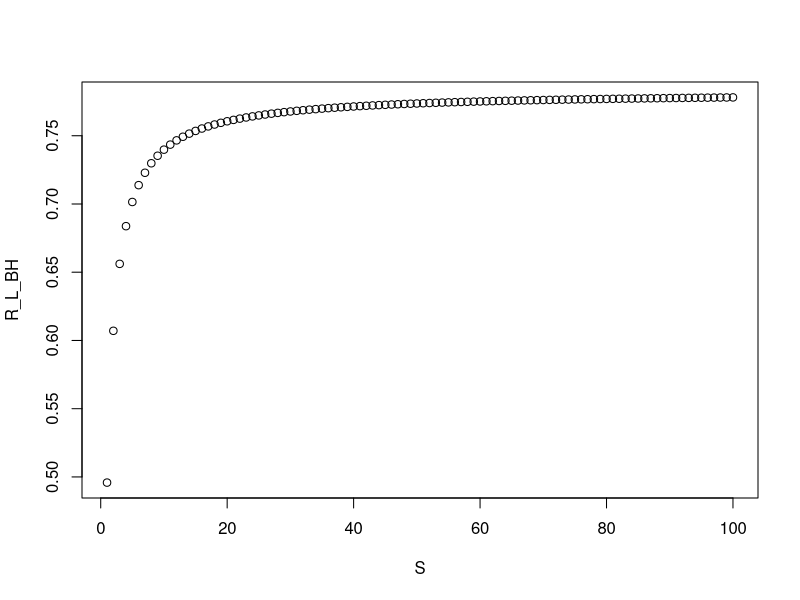
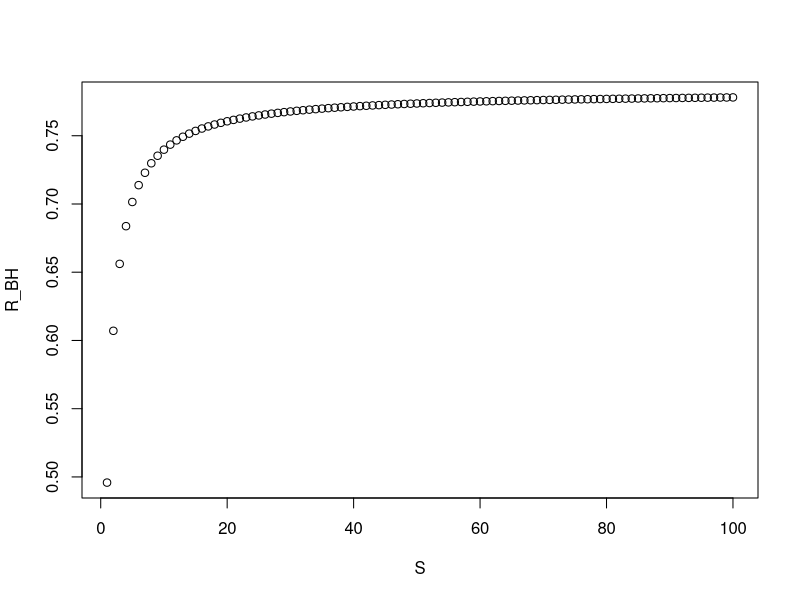
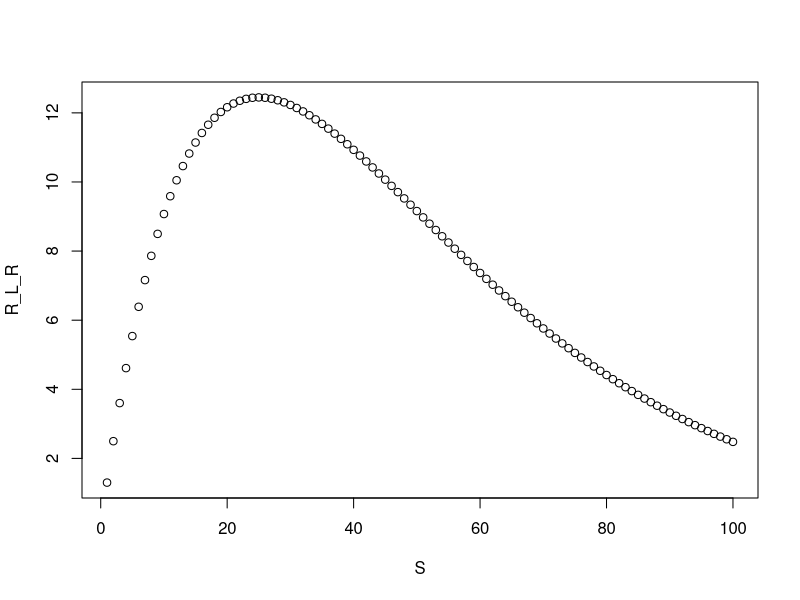
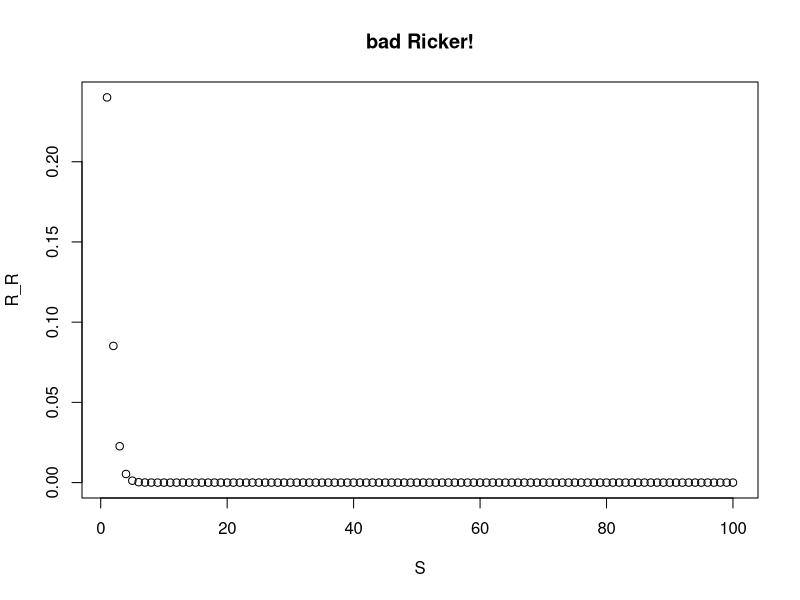
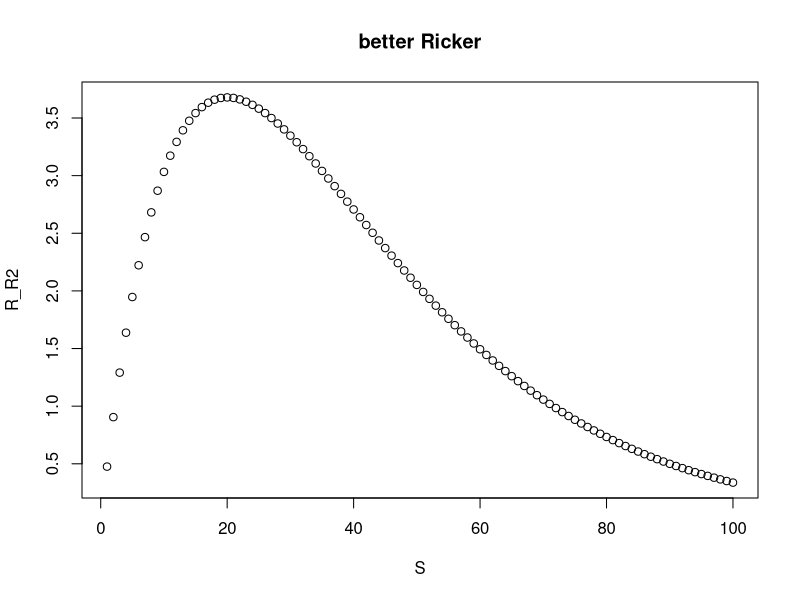
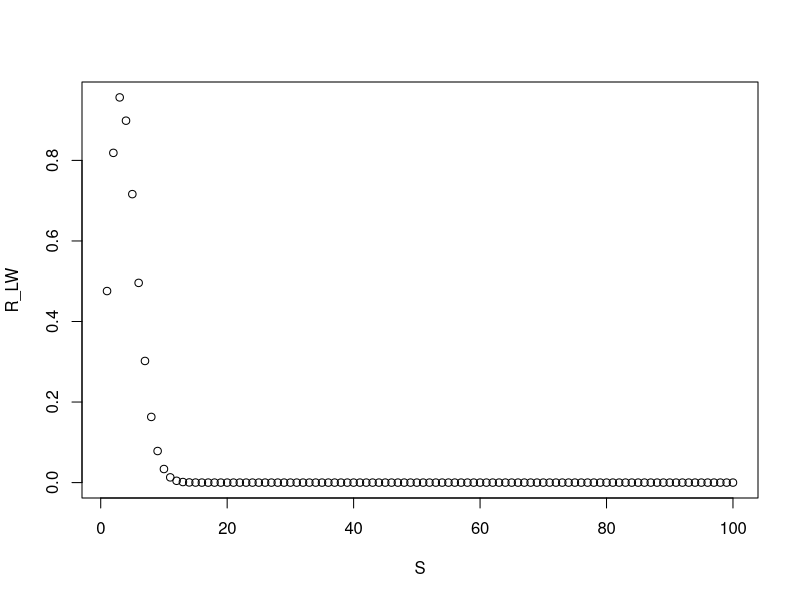
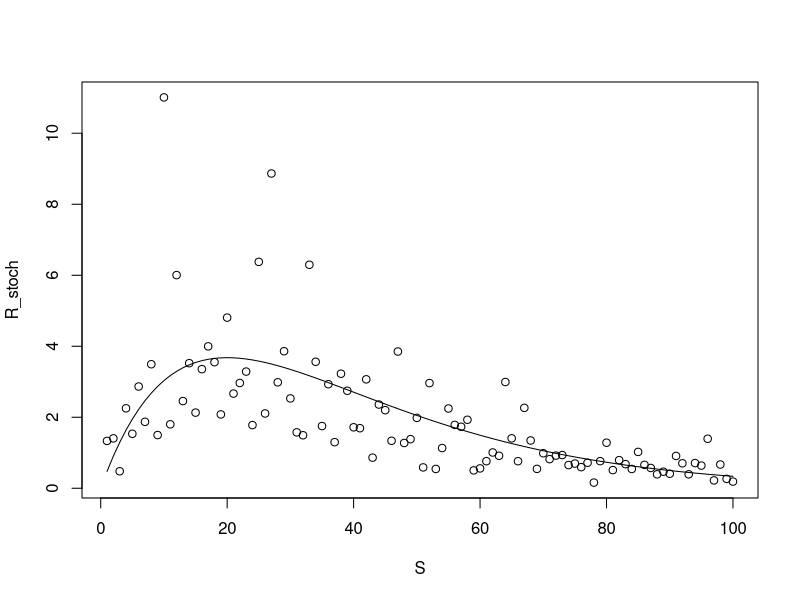
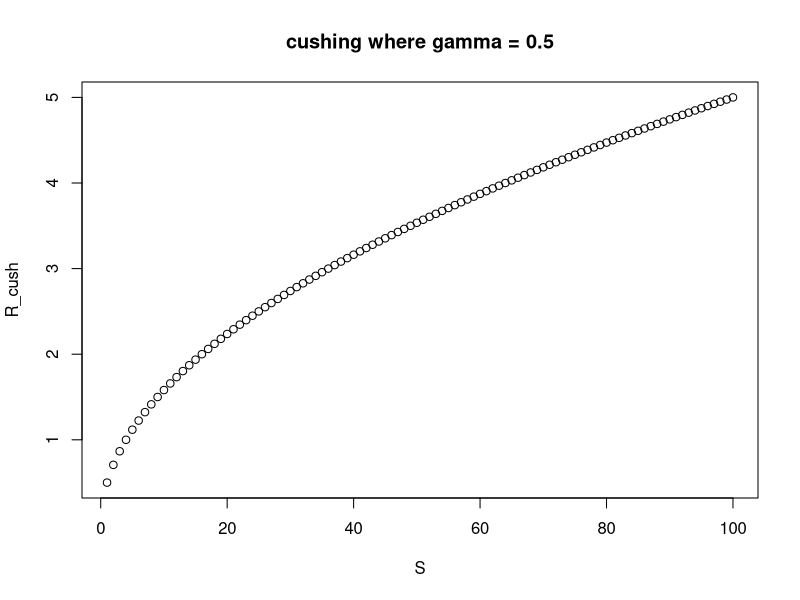

These charts were generated, in order, by the following R code:
## ---- chunk 1
knitr::opts_chunk$set(
  collapse = TRUE,
  comment = "#>",
  warning = FALSE,
  message = FALSE)
## ---- chunk 2
library(tidyverse)
## ---- chunk 3
S <- 1:100 #vector of spawners
T <- 4 #age @ recruitment
f <- 10  #avg net fecundity
a1 <- 0.5 #DI effect on mortality
b1 <- 0.1 #DD effect on mortality

R_L_BH <- S/((exp(a1*T)/f) + (b1/a1)*(exp(a1*T) - 1)*S)

plot(R_L_BH~S)
## ---- chunk 4
alpha <- f*exp(-a1*T)
beta <- f*b1*(1-exp(-a1*T))/a1
## ---- chunk 5
R_BH <- (alpha*S)/(1+beta*S)

plot(R_BH~S)
## ---- chunk 6
#S <- seq(0, 10, by = 0.1) # helper to toggle S around
b1 <- 0.01 #overwrite b to make a nice fig 
R_L_R <- f*exp(-a1*T)*S*exp(-b1*T*S)

plot(R_L_R ~ S) #my code & math is right I just picked weird values for a and B I think... 
## ---- chunk 7
R_R <- alpha*S*exp(-beta*S)

plot(R_R ~ S, main = "bad Ricker!") #nope! - this should match the previous fig. 
## ---- chunk 8
alpha <- 0.5
  
beta <- 0.05
  
R_R2 <- alpha*S*exp(-beta*S)

plot(R_R2~S, main = "better Ricker")
## ---- chunk 9
gamma <- 2
R_LW <- alpha*S*exp(-beta*S^gamma)

plot(R_LW~S)
## ---- chunk 10
proc_error <- rnorm(length(S), sd = 0.5)

R_stoch <- alpha*S*exp(-beta*S)*exp(proc_error)

plot(R_stoch ~ S)
lines(R_R2 ~ S)
## ---- chunk 11
gamma <- 0.5
R_cush <- alpha*S^gamma

plot(R_cush ~S, main = paste("cushing where gamma =", gamma))

plot((alpha*S^1)~S, main = "cushing with different gammas")
lines((alpha*S^0.8)~S)
lines((alpha*S^1.2)~S)
## ---- chunk 12
#toggle as you please
alpha <- 0.5 #the productivity parameter
beta <- 0.05 #the optimality parameter
gamma <- 0.5 #recruitment limitation/skewness parameter

R_DS <- alpha*S*(1-(beta*gamma*S))^(1/gamma)


plot(R_DS~S, main = paste("Deriso-Schnute(alpha=", alpha, "beta=", beta, "gamma=", gamma, ")"))
## ---- chunk 13
plot((alpha*S*(1-(beta*1*S))^(1/1))~S, main = "Deriso-Schnute with different gammas")
lines((alpha*S*(1-(beta*-1*S))^(1/-1))~S)
lines((alpha*S*(1-(beta*0*S))^(1/0))~S)
## ---- chunk 14
R_Shep <- alpha*S/(1+(beta*S^gamma))

plot(R_Shep~S, )
## ---- chunk 15
R_Gamma <- (alpha*S^gamma)*exp(-beta*S)

plot(R_Gamma~S)
## ---- chunk 16
R_dep_R <- alpha*S^gamma/(1+(beta*S^gamma))

plot(R_dep_R ~S, main = "depensatory B-H")

delta <- 2
R_dep_BH <- alpha*S*exp((beta*S) - (delta*S^gamma))

plot(R_dep_BH~S, main = "depensatory Ricker")
